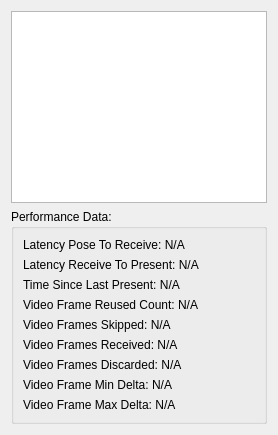
          <widget class="QWidget" name="layoutWidget">
           <layout class="QVBoxLayout" name="verticalLayout_9">
            <item>
             <widget class="QTreeView" name="ScenegraphView">
              <property name="editTriggers">
               <set>QAbstractItemView::NoEditTriggers</set>
              </property>
              <property name="selectionMode">
               <enum>QAbstractItemView::ExtendedSelection</enum>
              </property>
              <property name="uniformRowHeights">
               <bool>true</bool>
              </property>
              <property name="headerHidden">
               <bool>true</bool>
              </property>
             </widget>
            </item>
            <item>
             <widget class="QGroupBox" name="groupBox">
              <property name="title">
               <string>Performance Data:</string>
              </property>
              <layout class="QVBoxLayout" name="verticalLayout_7">
               <item>
                <widget class="QLabel" name="LatencyPoseToReceiveLabel">
                 <property name="toolTip">
                  <string>Time between the client's request for a new remote frame and the arrival of the requested frame.</string>
                 </property>
                 <property name="text">
                  <string>Latency Pose To Receive: N/A</string>
                 </property>
                </widget>
               </item>
               <item>
                <widget class="QLabel" name="LatencyReceiveToPresentLabel">
                 <property name="toolTip">
                  <string>Time between arrival of a new frame and its actual usage.</string>
                 </property>
                 <property name="text">
                  <string>Latency Receive To Present: N/A</string>
                 </property>
                </widget>
               </item>
               <item>
                <widget class="QLabel" name="TimeSinceLastPresentLabel">
                 <property name="toolTip">
                  <string>The time between subsequent calls to PresentFrame on the CPU.</string>
                 </property>
                 <property name="text">
                  <string>Time Since Last Present: N/A</string>
                 </property>
                </widget>
               </item>
               <item>
                <widget class="QLabel" name="VideoFrameReusedCountLabel">
                 <property name="toolTip">
                  <string>Number of received frames in the last second that were used on the device more than once.</string>
                 </property>
                 <property name="text">
                  <string>Video Frame Reused Count: N/A</string>
                 </property>
                </widget>
               </item>
               <item>
                <widget class="QLabel" name="VideoFramesSkippedLabel">
                 <property name="toolTip">
                  <string>Number of received frames in the last second that were decoded, but not shown on display because a newer frame has arrived.</string>
                 </property>
                 <property name="text">
                  <string>Video Frames Skipped: N/A</string>
                 </property>
                </widget>
               </item>
               <item>
                <widget class="QLabel" name="VideoFramesReceivedLabel">
                 <property name="toolTip">
                  <string>The number of frames received from the server in the last second.</string>
                 </property>
                 <property name="text">
                  <string>Video Frames Received: N/A</string>
                 </property>
                </widget>
               </item>
               <item>
                <widget class="QLabel" name="VideoFramesDiscardedLabel">
                 <property name="toolTip">
                  <string>Very similar to FrameStatistics.VideoFramesSkipped, but the reason for being discarded is that a frame came in so late that it couldn't even be correlated with any pending pose anymore. If this happens, there is some severe network contention.</string>
                 </property>
                 <property name="text">
                  <string>Video Frames Discarded: N/A</string>
                 </property>
                </widget>
               </item>
               <item>
                <widget class="QLabel" name="VideoFrameMinDeltaLabel">
                 <property name="toolTip">
                  <string>Minimum amount of time between two consecutive frames arriving during the last second.</string>
                 </property>
                 <property name="text">
                  <string>Video Frame Min Delta: N/A</string>
                 </property>
                </widget>
               </item>
               <item>
                <widget class="QLabel" name="VideoFrameMaxDeltaLabel">
                 <property name="toolTip">
                  <string>Maximum amount of time between two consecutive frames arriving during the last second.</string>
                 </property>
                 <property name="text">
                  <string>Video Frame Max Delta: N/A</string>
                 </property>
                </widget>
               </item>
              </layout>
             </widget>
            </item>
           </layout>
          </widget>
